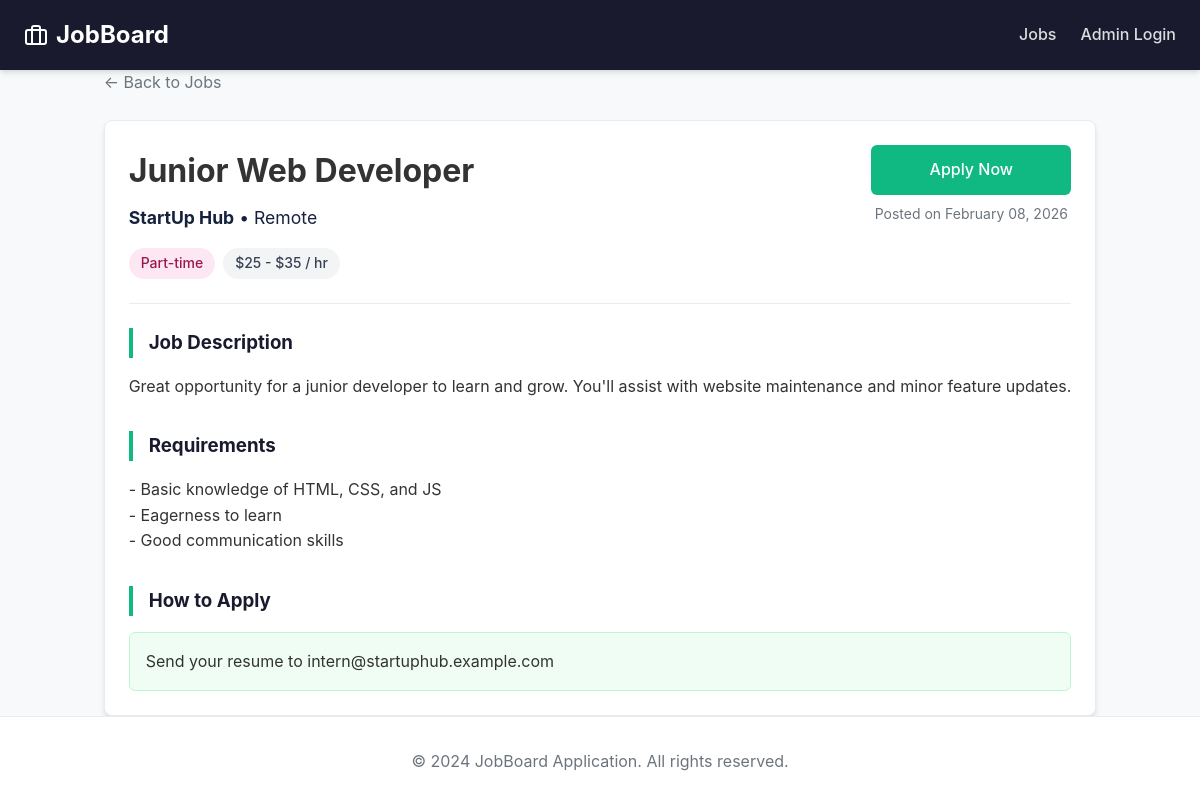
Screenshot of /job/12 with the database file from the repository.
### app.py (models this page shows, shortened)
class Job(db.Model):
    id = db.Column(db.Integer, primary_key=True)
    title = db.Column(db.String(100), nullable=False)
    company = db.Column(db.String(100), nullable=False)
    location = db.Column(db.String(100), nullable=False)
    job_type = db.Column(db.String(50), nullable=False)
    description = db.Column(db.Text, nullable=False)
    requirements = db.Column(db.Text, nullable=False)
    salary_range = db.Column(db.String(100), nullable=False)
    how_to_apply = db.Column(db.Text, nullable=False)
    posted_date = db.Column(db.DateTime, default=datetime.utcnow)

### app.py (the view)
@app.route('/job/<int:job_id>')
def job_detail(job_id):
    job = Job.query.get_or_404(job_id)
    return render_template('detail.html', job=job)

### templates/detail.html (shortened to what this page needs)
{% extends "base.html" %}
{% block content %}
<div class="mb-4">
    <a href="/" style="color: var(--light-text); text-decoration: none;">&larr; Back to Jobs</a>
</div>
<div class="card">
    <div class="card-body">
        <div class="flex justify-between items-start mb-4" style="flex-wrap: wrap; border-bottom: 1px solid var(--border); padding-bottom: 1.5rem; margin-bottom: 1.5rem;">
            <div>
                <h1 style="font-size: 2rem; margin-bottom: 0.5rem;">{{ job.title }}</h1>
                <div style="font-size: 1.1rem; color: var(--secondary); margin-bottom: 1rem;">
                    <strong>{{ job.company }}</strong> &bull; {{ job.location }}
                </div>
                <div class="flex gap-2">
                    <span class="badge badge-{{ job.job_type.lower().replace(' ', '-') }}">{{ job.job_type }}</span>
                    <span class="badge" style="background-color: #f3f4f6;">{{ job.salary_range }}</span>
                </div>
            </div>
            <div style="text-align: right; min-width: 200px;">
                <a href="mailto:?subject=Application for {{ job.title }}&body={{ job.how_to_apply }}" class="btn" style="width: 100%;">Apply Now</a>
                <div style="margin-top: 0.5rem; font-size: 0.875rem; color: var(--light-text); text-align: center;">
                    Posted on {{ job.posted_date.strftime('%B %d, %Y') }}
                </div>
            </div>
        </div>
        <div style="display: grid; gap: 2rem;">
            <section>
                <h3 style="color: var(--primary); margin-bottom: 1rem; border-left: 4px solid var(--accent); padding-left: 1rem;">Job Description</h3>
                <div style="white-space: pre-wrap;">{{ job.description }}</div>
            </section>
            <section>
                <h3 style="color: var(--primary); margin-bottom: 1rem; border-left: 4px solid var(--accent); padding-left: 1rem;">Requirements</h3>
                <div style="white-space: pre-wrap;">{{ job.requirements }}</div>
            </section>
            <section>
                <h3 style="color: var(--primary); margin-bottom: 1rem; border-left: 4px solid var(--accent); padding-left: 1rem;">How to Apply</h3>
                <div style="background-color: #f0fdf4; padding: 1rem; border-radius: 6px; border: 1px solid #bbf7d0;">
                    {{ job.how_to_apply }}
                </div>
            </section>
        </div>
    </div>
</div>
{% endblock %}

### templates/base.html (style rules this page uses)
:root { --primary: #1a1a2e; --secondary: #16213e; --accent: #10b981; --accent-hover: #059669; --bg: #f8f9fa; --text: #333; --light-text: #6c757d; --white: #ffffff; --border: #e9ecef; --shadow: 0 4px 6px -1px rgba(0, 0, 0, 0.1), 0 2px 4px -1px rgba(0, 0, 0, 0.06); }
* { box-sizing: border-box; margin: 0; padding: 0; }
body { font-family: -apple-system, BlinkMacSystemFont, "Segoe UI", Roboto, "Helvetica Neue", Arial, sans-serif; background-color: var(--bg); color: var(--text); line-height: 1.6; min-height: 100vh; display: flex; flex-direction: column; }
.btn { display: inline-block; background-color: var(--accent); color: var(--white); padding: 0.75rem 1.5rem; border: none; border-radius: 6px; font-size: 1rem; font-weight: 500; text-decoration: none; transition: background-color 0.2s; text-align: center; }
.card { background: var(--white); border-radius: 8px; box-shadow: var(--shadow); overflow: hidden; border: 1px solid var(--border); }
.card-body { padding: 1.5rem; }
.mb-4 { margin-bottom: 1.5rem; }
.flex { display: flex; }
.justify-between { justify-content: space-between; }
.gap-2 { gap: 0.5rem; }
.badge { display: inline-block; padding: 0.25rem 0.75rem; border-radius: 9999px; font-size: 0.875rem; font-weight: 500; background-color: #e5e7eb; color: #374151; }
.badge-part-time { background-color: #fce7f3; color: #9d174d; }

### rows the page displays
Job: title "Junior Web Developer", company "StartUp Hub", location "Remote", job_type "Part-time", salary_range "$25 - $35 / hr", posted_date "February 08, 2026", description "Great opportunity for a junior developer to learn and grow. You'll assist with website maintenance and minor feature updates.", requirements "- Basic knowledge of HTML, CSS, and JS - Eagerness to learn - Good communication skills", how_to_apply "Send your resume to intern@startuphub.example.com"
